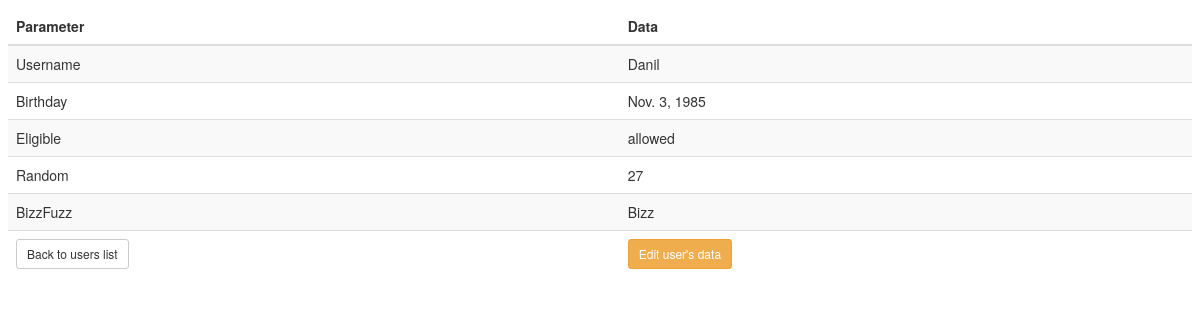
Page /view/21 on the committed database.
### milo_task/account/models.py (models this page shows)
class User(AbstractUser):
    birthday = models.DateField(null=True, blank=True)
    random = models.IntegerField(auto_created=True, default=randint(0, 100))
    REQUIRED_FIELDS = ['birthday', 'random']

### milo_task/account/views.py (the view)
# urls.py: url(r'^view/(?P<user_id>\d+)$', 'milo_task.account.views.display'),
def display(request, user_id):
    user = User.objects.get(id=user_id)
    data = {
        'user': user
    }
    return render(request, "account/display.html", data)

### milo_task/account/templatetags/account_extras.py (called while the page is built)
@register.filter
def eligible(born):
    return get_eligible(born)

@register.filter
def bizzfuzz(random):
    return get_bizzfuzz(random)

### milo_task/account/utils.py (called while the page is built)
def get_eligible(born):
    if not born:
        return 'blocked'
    today = date.today()
    age = today.year - born.year - ((today.month, today.day) < (
                                    born.month, born.day))
    if age > 13:
        return 'allowed'
    else:
        return 'blocked'

def get_bizzfuzz(random):
    if random % 3 == 0 and random % 5 == 0:
        return 'BizzFuzz'
    if random % 3 == 0:
        return 'Bizz'
    if random % 5 == 0:
        return 'Fuzz'
    else:
        return random

### milo_task/account/templates/account/display.html
{% extends 'base.html' %}
{% load account_extras %}
{% block content %}
    <table class="table table-striped"
         data-role="table">
    <thead>
    <tr>
      <th>Parameter</th>
      <th>Data</th>
    </tr>
    </thead>
    <tbody>
      <tr>
        <td>Username</td>
        <td>{{ user.username }}</td>
      </tr>
      <tr>
        <td>Birthday</td>
        <td>{{ user.birthday }}</td>
      </tr>
      <tr>
        <td>Eligible</td>
        <td>{{ user.birthday|eligible }} </td>
      </tr>
      <tr>
        <td>Random</td>
        <td>{{ user.random}}</td>
      </tr>
      <tr>
        <td>BizzFuzz</td>
        <td>{{ user.random|bizzfuzz }}</td>
      </tr>
      <tr>
        <td>
          <a href="/" class="btn btn-default btn-sm">Back to users list</a>
        </td>
        <td>
          <a href="/edit/{{ user.id }}" class="btn btn-warning
          btn-sm">Edit user's data</a>
        </td>
      </tr>
    </tbody>
  </table>
{% endblock %}

### milo_task/account/templates/base.html (style rules this page uses)
body { margin: 8px; }

### rows in the picture
User: username "Danil", birthday "Nov. 3, 1985", birthday|eligible "allowed", random "27", random|bizzfuzz "Bizz"
